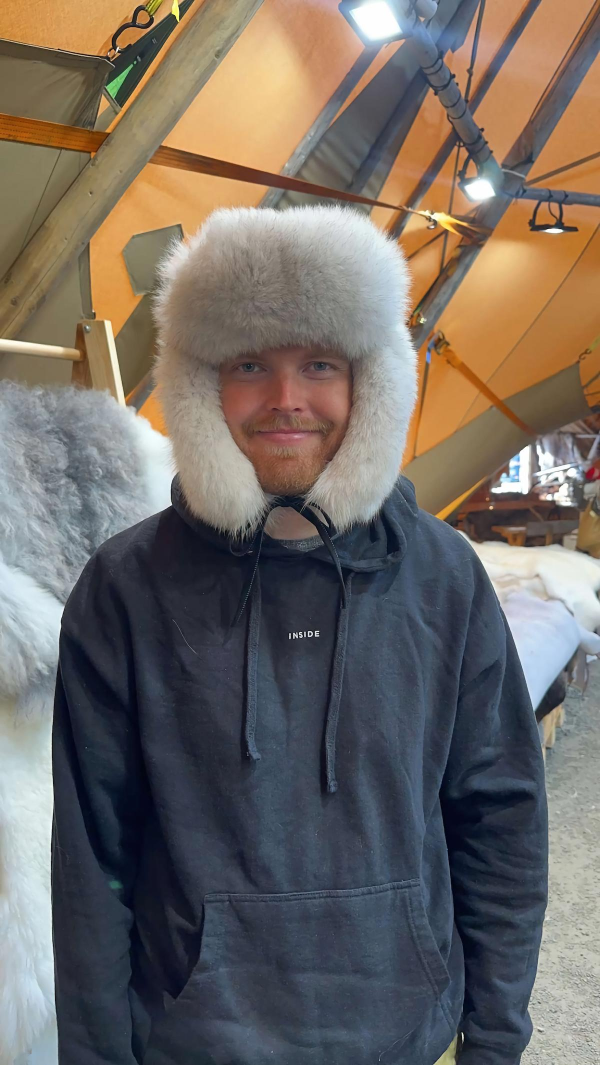
#> input picture assets/img/Pål-bjønnef.jpg, 1200 x 2130 px (shown at 1/2 size)
$ python build-og-card.py
#> lines starting #> are read from the running program, lines starting #| are printed output that depends on the picture
#!/usr/bin/env python3
"""Byggjer delingskorta (Open Graph) for dynni.no.

    python3 scripts/build-og-card.py

KVIFOR DETTE FINST. Kvar plattform beskjer eit delingskort til 1.91:1, altså 1200x630. Kortet for heile sida
var `Pål-bjønnef.jpg` på 1200x2130, eit ståande portrett, og eit beskore portrett viser midtstripa: av det
biletet blir det y 751-1379, som er hettegenseren. Kvar deling av porteføljen viste ein hettegenser i staden
for eit andlet.

Eit kort som ER 1200x630 kan ikkje bli beskore. Difor blir det bygd i staden for å bli funne.

Kortet arvar sida og finn ikkje opp ein ny stil: same svart, same JetBrains Mono og same blå som
css/variables.css. Portrettet er beskore rundt ANDLETET (y ~850 i originalen, lese av biletet) og ikkje rundt
midten av fila, som er heile skilnaden mellom eit portrett og eit portrettkort.
"""
from PIL import Image, ImageDraw, ImageFont
import os, sys

W, H = 1200, 630
BG, TEXT, DIM, BLUE = (0, 0, 0), (255, 255, 255), (142, 142, 147), (0, 122, 255)
FD = os.path.expanduser('~/Library/Fonts/')
ROOT = os.path.join(os.path.dirname(__file__), '..')
PHOTO = os.path.join(ROOT, 'assets/img/Pål-bjønnef.jpg')
FACE_Y = 850          # andletssenteret i originalen, i pikslar
SHOW = 0.42           # kor stor del av portretthøgda kortet viser
BAND = 460            # breidda på biletfeltet

CARDS = {
    'og-dynni.jpg': ['Pål Omland Eilevstjønn', 'Utviklar og designer',
                     'Appar, verktøy og nettsider', 'Bak Glimt og Paneless', 'dynni.no'],
    'og-dynni-en.jpg': ['Pål Omland Eilevstjønn', 'Developer and designer',
                        'Apps, tools and websites', 'Behind Glimt and Paneless', 'dynni.no'],
}

def font(name, size):
    p = FD + name
    if not os.path.exists(p):
        p = FD + 'JetBrainsMonoNerdFont-Regular.ttf'
    return ImageFont.truetype(p, size) if os.path.exists(p) else ImageFont.load_default()

def build(out, name, role, what, proof, url):
#> called with out = 'og-dynni.jpg', name = 'Pål Omland Eilevstjønn', role = 'Utviklar og designer', what = 'Appar, verktøy og nettsider', proof = 'Bak Glimt og Paneless', url = 'dynni.no'
    card = Image.new('RGB', (W, H), BG)
#> card: PIL image 1200x630 RGB; every value is 0
    photo = Image.open(PHOTO).convert('RGB')
#> photo is the input picture: PIL image 1200x2130 RGB; mean R, G, B 113.6, 105.7, 99.5
    pw, ph = photo.size
#> pw = 1200; ph = 2130
    scale = H / (ph * SHOW)
#> scale = 0.704
    nw, nh = int(pw * scale), int(ph * scale)
#> nw = 845; nh = 1500
    photo = photo.resize((nw, nh), Image.LANCZOS)
#> photo: PIL image 845x1500 RGB
    top = max(0, min(int(FACE_Y / ph * nh) - H // 2, nh - H))
#> top = 283
    left = max(0, (nw - BAND) // 2)
#> left = 192
    card.paste(photo.crop((left, top, left + BAND, top + H)), (W - BAND, 0))
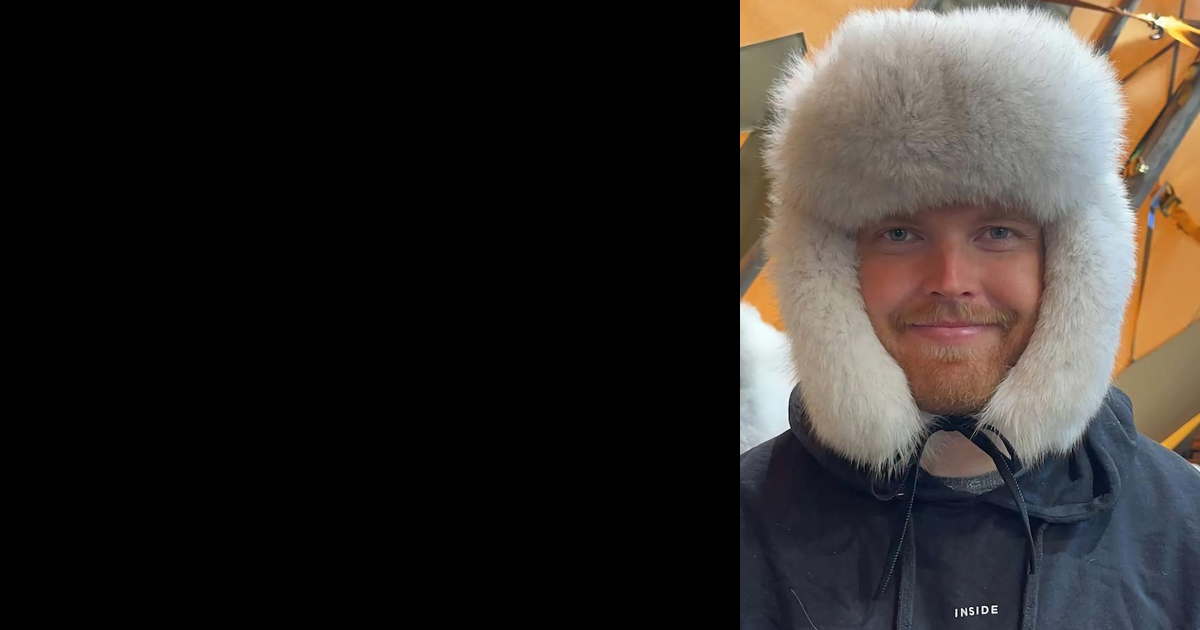
#> card: PIL image 1200x630 RGB; mean R, G, B 47.1, 42.8, 39.8

    d = ImageDraw.Draw(card)
    d.text((72, 190), name, font=font('JetBrainsMonoNerdFont-Bold.ttf', 44), fill=TEXT)
    d.text((72, 258), role, font=font('JetBrainsMonoNerdFont-Regular.ttf', 28), fill=DIM)
    d.line([(72, 320), (140, 320)], fill=BLUE, width=3)
    d.text((72, 356), what, font=font('JetBrainsMonoNerdFont-Medium.ttf', 30), fill=TEXT)
    d.text((72, 402), proof, font=font('JetBrainsMonoNerdFont-Regular.ttf', 26), fill=DIM)
    d.text((72, 494), url, font=font('JetBrainsMonoNerdFont-Regular.ttf', 24), fill=DIM)

    p = os.path.join(ROOT, 'assets/img', out)
    card.save(p, 'JPEG', quality=88, optimize=True)
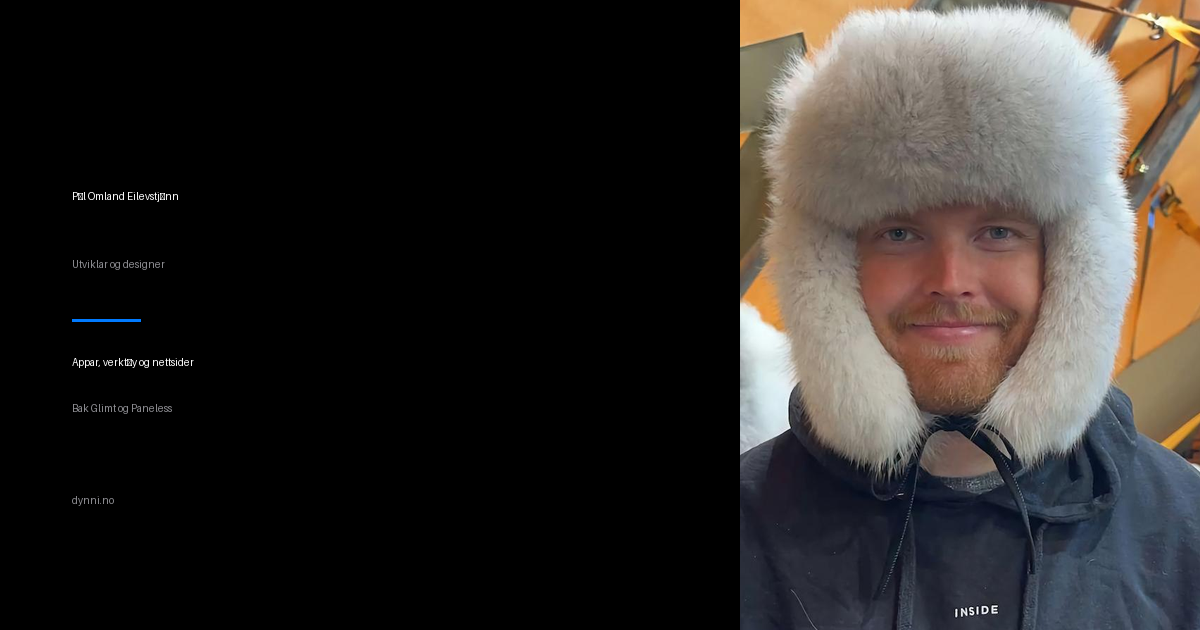
#> saved as og-dynni.jpg: PIL image 1200x630 RGB; mean R, G, B 47.4, 43.1, 40.2
    print(f'{out}  {W}x{H}  {os.path.getsize(p)//1024} kB')

if __name__ == '__main__':
    if not os.path.exists(PHOTO):
        sys.exit(f'fann ikkje portrettet: {PHOTO}')
    for out, args in CARDS.items():
        build(out, *args)
